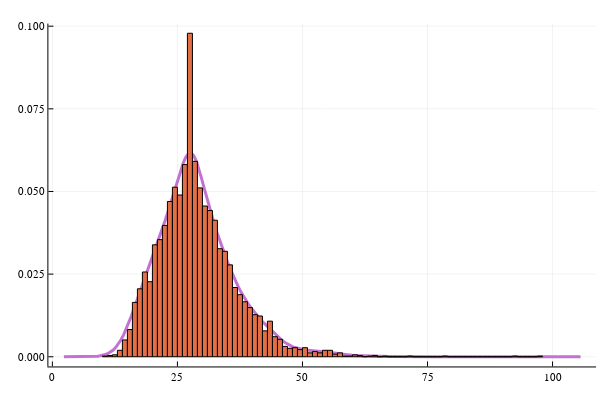

Notebook source saved alongside this figure:
### Code cell
density(new_data.bmi,bandwidth = 2,lw=3,c=4) 
plot!(legend =false)
histogram!(new_data.bmi,label =false,normalize=true)
# It make a line plot of a kernel density estimate of x,

### Figure 1 — Plotly figure (JSON) as saved in the notebook; plotly's stock layout.template omitted (floating-point values rounded to 4 significant figures; data arrays with more than 128 entries replaced by an {"elided": "..."} marker saying what was removed)
{"data": [{"colorbar": {"len": 0.9525, "title": "", "x": 0.9934, "y": 0.5139}, "legendgroup": "y1", "line": {"color": "rgba(195, 113, 210, 1.000)", "dash": "solid", "shape": "linear", "width": 3}, "mode": "lines", "name": "y1", "showlegend": true, "type": "scatter", "x": {"elided": "200 float values"}, "xaxis": "x", "y": {"elided": "200 float values"}, "yaxis": "y", "zmax": null, "zmin": null}, {"fill": "tozeroy", "fillcolor": "rgba(227, 111, 71, 1.000)", "legendgroup": "", "line": {"color": "rgba(0, 0, 0, 1.000)", "dash": "solid", "width": 1}, "mode": "lines", "name": "", "showlegend": false, "type": "scatter", "x": [10, 10, 11, 11, 10, 10], "xaxis": "x1", "y": [0.0001957, 0, 0, 0.0001957, 0.0001957, 0.0001957], "yaxis": "y1"}, {"fill": "tozeroy", "fillcolor": "rgba(227, 111, 71, 1.000)", "legendgroup": "", "line": {"color": "rgba(0, 0, 0, 1.000)", "dash": "solid", "width": 1}, "mode": "lines", "name": "", "showlegend": false, "type": "scatter", "x": [11, 11, 12, 12, 11, 11], "xaxis": "x1", "y": [0.0003915, 0, 0, 0.0003915, 0.0003915, 0.0003915], "yaxis": "y1"}, {"fill": "tozeroy", "fillcolor": "rgba(227, 111, 71, 1.000)", "legendgroup": "", "line": {"color": "rgba(0, 0, 0, 1.000)", "dash": "solid", "width": 1}, "mode": "lines", "name": "", "showlegend": false, "type": "scatter", "x": [12, 12, 13, 13, 12, 12], "xaxis": "x1", "y": [0.0005872, 0, 0, 0.0005872, 0.0005872, 0.0005872], "yaxis": "y1"}, {"fill": "tozeroy", "fillcolor": "rgba(227, 111, 71, 1.000)", "legendgroup": "", "line": {"color": "rgba(0, 0, 0, 1.000)", "dash": "solid", "width": 1}, "mode": "lines", "name": "", "showlegend": false, "type": "scatter", "x": [13, 13, 14, 14, 13, 13], "xaxis": "x1", "y": [0.001957, 0, 0, 0.001957, 0.001957, 0.001957], "yaxis": "y1"}, {"fill": "tozeroy", "fillcolor": "rgba(227, 111, 71, 1.000)", "legendgroup": "", "line": {"color": "rgba(0, 0, 0, 1.000)", "dash": "solid", "width": 1}, "mode": "lines", "name": "", "showlegend": false, "type": "scatter", "x": [14, 14, 15, 15, 14, 14], "xaxis": "x1", "y": [0.005089, 0, 0, 0.005089, 0.005089, 0.005089], "yaxis": "y1"}, {"fill": "tozeroy", "fillcolor": "rgba(227, 111, 71, 1.000)", "legendgroup": "", "line": {"color": "rgba(0, 0, 0, 1.000)", "dash": "solid", "width": 1}, "mode": "lines", "name": "", "showlegend": false, "type": "scatter", "x": [15, 15, 16, 16, 15, 15], "xaxis": "x1", "y": [0.008221, 0, 0, 0.008221, 0.008221, 0.008221], "yaxis": "y1"}, {"fill": "tozeroy", "fillcolor": "rgba(227, 111, 71, 1.000)", "legendgroup": "", "line": {"color": "rgba(0, 0, 0, 1.000)", "dash": "solid", "width": 1}, "mode": "lines", "name": "", "showlegend": false, "type": "scatter", "x": [16, 16, 17, 17, 16, 16], "xaxis": "x1", "y": [0.01644, 0, 0, 0.01644, 0.01644, 0.01644], "yaxis": "y1"}, {"fill": "tozeroy", "fillcolor": "rgba(227, 111, 71, 1.000)", "legendgroup": "", "line": {"color": "rgba(0, 0, 0, 1.000)", "dash": "solid", "width": 1}, "mode": "lines", "name": "", "showlegend": false, "type": "scatter", "x": [17, 17, 18, 18, 17, 17], "xaxis": "x1", "y": [0.02055, 0, 0, 0.02055, 0.02055, 0.02055], "yaxis": "y1"}, {"fill": "tozeroy", "fillcolor": "rgba(227, 111, 71, 1.000)", "legendgroup": "", "line": {"color": "rgba(0, 0, 0, 1.000)", "dash": "solid", "width": 1}, "mode": "lines", "name": "", "showlegend": false, "type": "scatter", "x": [18, 18, 19, 19, 18, 18], "xaxis": "x1", "y": [0.02564, 0, 0, 0.02564, 0.02564, 0.02564], "yaxis": "y1"}, {"fill": "tozeroy", "fillcolor": "rgba(227, 111, 71, 1.000)", "legendgroup": "", "line": {"color": "rgba(0, 0, 0, 1.000)", "dash": "solid", "width": 1}, "mode": "lines", "name": "", "showlegend": false, "type": "scatter", "x": [19, 19, 20, 20, 19, 19], "xaxis": "x1", "y": [0.02271, 0, 0, 0.02271, 0.02271, 0.02271], "yaxis": "y1"}, {"fill": "tozeroy", "fillcolor": "rgba(227, 111, 71, 1.000)", "legendgroup": "", "line": {"color": "rgba(0, 0, 0, 1.000)", "dash": "solid", "width": 1}, "mode": "lines", "name": "", "showlegend": false, "type": "scatter", "x": [20, 20, 21, 21, 20, 20], "xaxis": "x1", "y": [0.03386, 0, 0, 0.03386, 0.03386, 0.03386], "yaxis": "y1"}, {"fill": "tozeroy", "fillcolor": "rgba(227, 111, 71, 1.000)", "legendgroup": "", "line": {"color": "rgba(0, 0, 0, 1.000)", "dash": "solid", "width": 1}, "mode": "lines", "name": "", "showlegend": false, "type": "scatter", "x": [21, 21, 22, 22, 21, 21], "xaxis": "x1", "y": [0.03543, 0, 0, 0.03543, 0.03543, 0.03543], "yaxis": "y1"}, {"fill": "tozeroy", "fillcolor": "rgba(227, 111, 71, 1.000)", "legendgroup": "", "line": {"color": "rgba(0, 0, 0, 1.000)", "dash": "solid", "width": 1}, "mode": "lines", "name": "", "showlegend": false, "type": "scatter", "x": [22, 22, 23, 23, 22, 22], "xaxis": "x1", "y": [0.03973, 0, 0, 0.03973, 0.03973, 0.03973], "yaxis": "y1"}, {"fill": "tozeroy", "fillcolor": "rgba(227, 111, 71, 1.000)", "legendgroup": "", "line": {"color": "rgba(0, 0, 0, 1.000)", "dash": "solid", "width": 1}, "mode": "lines", "name": "", "showlegend": false, "type": "scatter", "x": [23, 23, 24, 24, 23, 23], "xaxis": "x1", "y": [0.04698, 0, 0, 0.04698, 0.04698, 0.04698], "yaxis": "y1"}, {"fill": "tozeroy", "fillcolor": "rgba(227, 111, 71, 1.000)", "legendgroup": "", "line": {"color": "rgba(0, 0, 0, 1.000)", "dash": "solid", "width": 1}, "mode": "lines", "name": "", "showlegend": false, "type": "scatter", "x": [24, 24, 25, 25, 24, 24], "xaxis": "x1", "y": [0.05128, 0, 0, 0.05128, 0.05128, 0.05128], "yaxis": "y1"}, {"fill": "tozeroy", "fillcolor": "rgba(227, 111, 71, 1.000)", "legendgroup": "", "line": {"color": "rgba(0, 0, 0, 1.000)", "dash": "solid", "width": 1}, "mode": "lines", "name": "", "showlegend": false, "type": "scatter", "x": [25, 25, 26, 26, 25, 25], "xaxis": "x1", "y": [0.04893, 0, 0, 0.04893, 0.04893, 0.04893], "yaxis": "y1"}, {"fill": "tozeroy", "fillcolor": "rgba(227, 111, 71, 1.000)", "legendgroup": "", "line": {"color": "rgba(0, 0, 0, 1.000)", "dash": "solid", "width": 1}, "mode": "lines", "name": "", "showlegend": false, "type": "scatter", "x": [26, 26, 27, 27, 26, 26], "xaxis": "x1", "y": [0.05813, 0, 0, 0.05813, 0.05813, 0.05813], "yaxis": "y1"}, {"fill": "tozeroy", "fillcolor": "rgba(227, 111, 71, 1.000)", "legendgroup": "", "line": {"color": "rgba(0, 0, 0, 1.000)", "dash": "solid", "width": 1}, "mode": "lines", "name": "", "showlegend": false, "type": "scatter", "x": [27, 27, 28, 28, 27, 27], "xaxis": "x1", "y": [0.09787, 0, 0, 0.09787, 0.09787, 0.09787], "yaxis": "y1"}, {"fill": "tozeroy", "fillcolor": "rgba(227, 111, 71, 1.000)", "legendgroup": "", "line": {"color": "rgba(0, 0, 0, 1.000)", "dash": "solid", "width": 1}, "mode": "lines", "name": "", "showlegend": false, "type": "scatter", "x": [28, 28, 29, 29, 28, 28], "xaxis": "x1", "y": [0.05911, 0, 0, 0.05911, 0.05911, 0.05911], "yaxis": "y1"}, {"fill": "tozeroy", "fillcolor": "rgba(227, 111, 71, 1.000)", "legendgroup": "", "line": {"color": "rgba(0, 0, 0, 1.000)", "dash": "solid", "width": 1}, "mode": "lines", "name": "", "showlegend": false, "type": "scatter", "x": [29, 29, 30, 30, 29, 29], "xaxis": "x1", "y": [0.05109, 0, 0, 0.05109, 0.05109, 0.05109], "yaxis": "y1"}, {"fill": "tozeroy", "fillcolor": "rgba(227, 111, 71, 1.000)", "legendgroup": "", "line": {"color": "rgba(0, 0, 0, 1.000)", "dash": "solid", "width": 1}, "mode": "lines", "name": "", "showlegend": false, "type": "scatter", "x": [30, 30, 31, 31, 30, 30], "xaxis": "x1", "y": [0.04561, 0, 0, 0.04561, 0.04561, 0.04561], "yaxis": "y1"}, {"fill": "tozeroy", "fillcolor": "rgba(227, 111, 71, 1.000)", "legendgroup": "", "line": {"color": "rgba(0, 0, 0, 1.000)", "dash": "solid", "width": 1}, "mode": "lines", "name": "", "showlegend": false, "type": "scatter", "x": [31, 31, 32, 32, 31, 31], "xaxis": "x1", "y": [0.04424, 0, 0, 0.04424, 0.04424, 0.04424], "yaxis": "y1"}, {"fill": "tozeroy", "fillcolor": "rgba(227, 111, 71, 1.000)", "legendgroup": "", "line": {"color": "rgba(0, 0, 0, 1.000)", "dash": "solid", "width": 1}, "mode": "lines", "name": "", "showlegend": false, "type": "scatter", "x": [32, 32, 33, 33, 32, 32], "xaxis": "x1", "y": [0.0413, 0, 0, 0.0413, 0.0413, 0.0413], "yaxis": "y1"}, {"fill": "tozeroy", "fillcolor": "rgba(227, 111, 71, 1.000)", "legendgroup": "", "line": {"color": "rgba(0, 0, 0, 1.000)", "dash": "solid", "width": 1}, "mode": "lines", "name": "", "showlegend": false, "type": "scatter", "x": [33, 33, 34, 34, 33, 33], "xaxis": "x1", "y": [0.03269, 0, 0, 0.03269, 0.03269, 0.03269], "yaxis": "y1"}, {"fill": "tozeroy", "fillcolor": "rgba(227, 111, 71, 1.000)", "legendgroup": "", "line": {"color": "rgba(0, 0, 0, 1.000)", "dash": "solid", "width": 1}, "mode": "lines", "name": "", "showlegend": false, "type": "scatter", "x": [34, 34, 35, 35, 34, 34], "xaxis": "x1", "y": [0.0319, 0, 0, 0.0319, 0.0319, 0.0319], "yaxis": "y1"}, {"fill": "tozeroy", "fillcolor": "rgba(227, 111, 71, 1.000)", "legendgroup": "", "line": {"color": "rgba(0, 0, 0, 1.000)", "dash": "solid", "width": 1}, "mode": "lines", "name": "", "showlegend": false, "type": "scatter", "x": [35, 35, 36, 36, 35, 35], "xaxis": "x1", "y": [0.02779, 0, 0, 0.02779, 0.02779, 0.02779], "yaxis": "y1"}, {"fill": "tozeroy", "fillcolor": "rgba(227, 111, 71, 1.000)", "legendgroup": "", "line": {"color": "rgba(0, 0, 0, 1.000)", "dash": "solid", "width": 1}, "mode": "lines", "name": "", "showlegend": false, "type": "scatter", "x": [36, 36, 37, 37, 36, 36], "xaxis": "x1", "y": [0.02094, 0, 0, 0.02094, 0.02094, 0.02094], "yaxis": "y1"}, {"fill": "tozeroy", "fillcolor": "rgba(227, 111, 71, 1.000)", "legendgroup": "", "line": {"color": "rgba(0, 0, 0, 1.000)", "dash": "solid", "width": 1}, "mode": "lines", "name": "", "showlegend": false, "type": "scatter", "x": [37, 37, 38, 38, 37, 37], "xaxis": "x1", "y": [0.01879, 0, 0, 0.01879, 0.01879, 0.01879], "yaxis": "y1"}, {"fill": "tozeroy", "fillcolor": "rgba(227, 111, 71, 1.000)", "legendgroup": "", "line": {"color": "rgba(0, 0, 0, 1.000)", "dash": "solid", "width": 1}, "mode": "lines", "name": "", "showlegend": false, "type": "scatter", "x": [38, 38, 39, 39, 38, 38], "xaxis": "x1", "y": [0.01664, 0, 0, 0.01664, 0.01664, 0.01664], "yaxis": "y1"}, {"fill": "tozeroy", "fillcolor": "rgba(227, 111, 71, 1.000)", "legendgroup": "", "line": {"color": "rgba(0, 0, 0, 1.000)", "dash": "solid", "width": 1}, "mode": "lines", "name": "", "showlegend": false, "type": "scatter", "x": [39, 39, 40, 40, 39, 39], "xaxis": "x1", "y": [0.01488, 0, 0, 0.01488, 0.01488, 0.01488], "yaxis": "y1"}, {"fill": "tozeroy", "fillcolor": "rgba(227, 111, 71, 1.000)", "legendgroup": "", "line": {"color": "rgba(0, 0, 0, 1.000)", "dash": "solid", "width": 1}, "mode": "lines", "name": "", "showlegend": false, "type": "scatter", "x": [40, 40, 41, 41, 40, 40], "xaxis": "x1", "y": [0.01272, 0, 0, 0.01272, 0.01272, 0.01272], "yaxis": "y1"}, {"fill": "tozeroy", "fillcolor": "rgba(227, 111, 71, 1.000)", "legendgroup": "", "line": {"color": "rgba(0, 0, 0, 1.000)", "dash": "solid", "width": 1}, "mode": "lines", "name": "", "showlegend": false, "type": "scatter", "x": [41, 41, 42, 42, 41, 41], "xaxis": "x1", "y": [0.01233, 0, 0, 0.01233, 0.01233, 0.01233], "yaxis": "y1"}, {"fill": "tozeroy", "fillcolor": "rgba(227, 111, 71, 1.000)", "legendgroup": "", "line": {"color": "rgba(0, 0, 0, 1.000)", "dash": "solid", "width": 1}, "mode": "lines", "name": "", "showlegend": false, "type": "scatter", "x": [42, 42, 43, 43, 42, 42], "xaxis": "x1", "y": [0.007829, 0, 0, 0.007829, 0.007829, 0.007829], "yaxis": "y1"}, {"fill": "tozeroy", "fillcolor": "rgba(227, 111, 71, 1.000)", "legendgroup": "", "line": {"color": "rgba(0, 0, 0, 1.000)", "dash": "solid", "width": 1}, "mode": "lines", "name": "", "showlegend": false, "type": "scatter", "x": [43, 43, 44, 44, 43, 43], "xaxis": "x1", "y": [0.01077, 0, 0, 0.01077, 0.01077, 0.01077], "yaxis": "y1"}, {"fill": "tozeroy", "fillcolor": "rgba(227, 111, 71, 1.000)", "legendgroup": "", "line": {"color": "rgba(0, 0, 0, 1.000)", "dash": "solid", "width": 1}, "mode": "lines", "name": "", "showlegend": false, "type": "scatter", "x": [44, 44, 45, 45, 44, 44], "xaxis": "x1", "y": [0.006068, 0, 0, 0.006068, 0.006068, 0.006068], "yaxis": "y1"}, {"fill": "tozeroy", "fillcolor": "rgba(227, 111, 71, 1.000)", "legendgroup": "", "line": {"color": "rgba(0, 0, 0, 1.000)", "dash": "solid", "width": 1}, "mode": "lines", "name": "", "showlegend": false, "type": "scatter", "x": [45, 45, 46, 46, 45, 45], "xaxis": "x1", "y": [0.005285, 0, 0, 0.005285, 0.005285, 0.005285], "yaxis": "y1"}, {"fill": "tozeroy", "fillcolor": "rgba(227, 111, 71, 1.000)", "legendgroup": "", "line": {"color": "rgba(0, 0, 0, 1.000)", "dash": "solid", "width": 1}, "mode": "lines", "name": "", "showlegend": false, "type": "scatter", "x": [46, 46, 47, 47, 46, 46], "xaxis": "x1", "y": [0.003132, 0, 0, 0.003132, 0.003132, 0.003132], "yaxis": "y1"}, {"fill": "tozeroy", "fillcolor": "rgba(227, 111, 71, 1.000)", "legendgroup": "", "line": {"color": "rgba(0, 0, 0, 1.000)", "dash": "solid", "width": 1}, "mode": "lines", "name": "", "showlegend": false, "type": "scatter", "x": [47, 47, 48, 48, 47, 47], "xaxis": "x1", "y": [0.002545, 0, 0, 0.002545, 0.002545, 0.002545], "yaxis": "y1"}, {"fill": "tozeroy", "fillcolor": "rgba(227, 111, 71, 1.000)", "legendgroup": "", "line": {"color": "rgba(0, 0, 0, 1.000)", "dash": "solid", "width": 1}, "mode": "lines", "name": "", "showlegend": false, "type": "scatter", "x": [48, 48, 49, 49, 48, 48], "xaxis": "x1", "y": [0.00274, 0, 0, 0.00274, 0.00274, 0.00274], "yaxis": "y1"}, {"fill": "tozeroy", "fillcolor": "rgba(227, 111, 71, 1.000)", "legendgroup": "", "line": {"color": "rgba(0, 0, 0, 1.000)", "dash": "solid", "width": 1}, "mode": "lines", "name": "", "showlegend": false, "type": "scatter", "x": [49, 49, 50, 50, 49, 49], "xaxis": "x1", "y": [0.002153, 0, 0, 0.002153, 0.002153, 0.002153], "yaxis": "y1"}, {"fill": "tozeroy", "fillcolor": "rgba(227, 111, 71, 1.000)", "legendgroup": "", "line": {"color": "rgba(0, 0, 0, 1.000)", "dash": "solid", "width": 1}, "mode": "lines", "name": "", "showlegend": false, "type": "scatter", "x": [50, 50, 51, 51, 50, 50], "xaxis": "x1", "y": [0.00274, 0, 0, 0.00274, 0.00274, 0.00274], "yaxis": "y1"}, {"fill": "tozeroy", "fillcolor": "rgba(227, 111, 71, 1.000)", "legendgroup": "", "line": {"color": "rgba(0, 0, 0, 1.000)", "dash": "solid", "width": 1}, "mode": "lines", "name": "", "showlegend": false, "type": "scatter", "x": [51, 51, 52, 52, 51, 51], "xaxis": "x1", "y": [0.001174, 0, 0, 0.001174, 0.001174, 0.001174], "yaxis": "y1"}, {"fill": "tozeroy", "fillcolor": "rgba(227, 111, 71, 1.000)", "legendgroup": "", "line": {"color": "rgba(0, 0, 0, 1.000)", "dash": "solid", "width": 1}, "mode": "lines", "name": "", "showlegend": false, "type": "scatter", "x": [52, 52, 53, 53, 52, 52], "xaxis": "x1", "y": [0.001566, 0, 0, 0.001566, 0.001566, 0.001566], "yaxis": "y1"}, {"fill": "tozeroy", "fillcolor": "rgba(227, 111, 71, 1.000)", "legendgroup": "", "line": {"color": "rgba(0, 0, 0, 1.000)", "dash": "solid", "width": 1}, "mode": "lines", "name": "", "showlegend": false, "type": "scatter", "x": [53, 53, 54, 54, 53, 53], "xaxis": "x1", "y": [0.001174, 0, 0, 0.001174, 0.001174, 0.001174], "yaxis": "y1"}, {"fill": "tozeroy", "fillcolor": "rgba(227, 111, 71, 1.000)", "legendgroup": "", "line": {"color": "rgba(0, 0, 0, 1.000)", "dash": "solid", "width": 1}, "mode": "lines", "name": "", "showlegend": false, "type": "scatter", "x": [54, 54, 55, 55, 54, 54], "xaxis": "x1", "y": [0.001957, 0, 0, 0.001957, 0.001957, 0.001957], "yaxis": "y1"}, {"fill": "tozeroy", "fillcolor": "rgba(227, 111, 71, 1.000)", "legendgroup": "", "line": {"color": "rgba(0, 0, 0, 1.000)", "dash": "solid", "width": 1}, "mode": "lines", "name": "", "showlegend": false, "type": "scatter", "x": [55, 55, 56, 56, 55, 55], "xaxis": "x1", "y": [0.001957, 0, 0, 0.001957, 0.001957, 0.001957], "yaxis": "y1"}, {"fill": "tozeroy", "fillcolor": "rgba(227, 111, 71, 1.000)", "legendgroup": "", "line": {"color": "rgba(0, 0, 0, 1.000)", "dash": "solid", "width": 1}, "mode": "lines", "name": "", "showlegend": false, "type": "scatter", "x": [56, 56, 57, 57, 56, 56], "xaxis": "x1", "y": [0.0007829, 0, 0, 0.0007829, 0.0007829, 0.0007829], "yaxis": "y1"}, {"fill": "tozeroy", "fillcolor": "rgba(227, 111, 71, 1.000)", "legendgroup": "", "line": {"color": "rgba(0, 0, 0, 1.000)", "dash": "solid", "width": 1}, "mode": "lines", "name": "", "showlegend": false, "type": "scatter", "x": [57, 57, 58, 58, 57, 57], "xaxis": "x1", "y": [0.001174, 0, 0, 0.001174, 0.001174, 0.001174], "yaxis": "y1"}, {"fill": "tozeroy", "fillcolor": "rgba(227, 111, 71, 1.000)", "legendgroup": "", "line": {"color": "rgba(0, 0, 0, 1.000)", "dash": "solid", "width": 1}, "mode": "lines", "name": "", "showlegend": false, "type": "scatter", "x": [58, 58, 59, 59, 58, 58], "xaxis": "x1", "y": [0.0001957, 0, 0, 0.0001957, 0.0001957, 0.0001957], "yaxis": "y1"}, {"fill": "tozeroy", "fillcolor": "rgba(227, 111, 71, 1.000)", "legendgroup": "", "line": {"color": "rgba(0, 0, 0, 1.000)", "dash": "solid", "width": 1}, "mode": "lines", "name": "", "showlegend": false, "type": "scatter", "x": [59, 59, 60, 60, 59, 59], "xaxis": "x1", "y": [0.0001957, 0, 0, 0.0001957, 0.0001957, 0.0001957], "yaxis": "y1"}, {"fill": "tozeroy", "fillcolor": "rgba(227, 111, 71, 1.000)", "legendgroup": "", "line": {"color": "rgba(0, 0, 0, 1.000)", "dash": "solid", "width": 1}, "mode": "lines", "name": "", "showlegend": false, "type": "scatter", "x": [60, 60, 61, 61, 60, 60], "xaxis": "x1", "y": [0.0005872, 0, 0, 0.0005872, 0.0005872, 0.0005872], "yaxis": "y1"}, {"fill": "tozeroy", "fillcolor": "rgba(227, 111, 71, 1.000)", "legendgroup": "", "line": {"color": "rgba(0, 0, 0, 1.000)", "dash": "solid", "width": 1}, "mode": "lines", "name": "", "showlegend": false, "type": "scatter", "x": [61, 61, 62, 62, 61, 61], "xaxis": "x1", "y": [0.0003915, 0, 0, 0.0003915, 0.0003915, 0.0003915], "yaxis": "y1"}, {"fill": "tozeroy", "fillcolor": "rgba(227, 111, 71, 1.000)", "legendgroup": "", "line": {"color": "rgba(0, 0, 0, 1.000)", "dash": "solid", "width": 1}, "mode": "lines", "name": "", "showlegend": false, "type": "scatter", "x": [62, 62, 63, 63, 62, 62], "xaxis": "x1", "y": [0, 0, 0, 0, 0, 0], "yaxis": "y1"}, {"fill": "tozeroy", "fillcolor": "rgba(227, 111, 71, 1.000)", "legendgroup": "", "line": {"color": "rgba(0, 0, 0, 1.000)", "dash": "solid", "width": 1}, "mode": "lines", "name": "", "showlegend": false, "type": "scatter", "x": [63, 63, 64, 64, 63, 63], "xaxis": "x1", "y": [0.0001957, 0, 0, 0.0001957, 0.0001957, 0.0001957], "yaxis": "y1"}, {"fill": "tozeroy", "fillcolor": "rgba(227, 111, 71, 1.000)", "legendgroup": "", "line": {"color": "rgba(0, 0, 0, 1.000)", "dash": "solid", "width": 1}, "mode": "lines", "name": "", "showlegend": false, "type": "scatter", "x": [64, 64, 65, 65, 64, 64], "xaxis": "x1", "y": [0.0003915, 0, 0, 0.0003915, 0.0003915, 0.0003915], "yaxis": "y1"}, {"fill": "tozeroy", "fillcolor": "rgba(227, 111, 71, 1.000)", "legendgroup": "", "line": {"color": "rgba(0, 0, 0, 1.000)", "dash": "solid", "width": 1}, "mode": "lines", "name": "", "showlegend": false, "type": "scatter", "x": [65, 65, 66, 66, 65, 65], "xaxis": "x1", "y": [0, 0, 0, 0, 0, 0], "yaxis": "y1"}, {"fill": "tozeroy", "fillcolor": "rgba(227, 111, 71, 1.000)", "legendgroup": "", "line": {"color": "rgba(0, 0, 0, 1.000)", "dash": "solid", "width": 1}, "mode": "lines", "name": "", "showlegend": false, "type": "scatter", "x": [66, 66, 67, 67, 66, 66], "xaxis": "x1", "y": [0.0001957, 0, 0, 0.0001957, 0.0001957, 0.0001957], "yaxis": "y1"}, {"fill": "tozeroy", "fillcolor": "rgba(227, 111, 71, 1.000)", "legendgroup": "", "line": {"color": "rgba(0, 0, 0, 1.000)", "dash": "solid", "width": 1}, "mode": "lines", "name": "", "showlegend": false, "type": "scatter", "x": [67, 67, 68, 68, 67, 67], "xaxis": "x1", "y": [0, 0, 0, 0, 0, 0], "yaxis": "y1"}, {"fill": "tozeroy", "fillcolor": "rgba(227, 111, 71, 1.000)", "legendgroup": "", "line": {"color": "rgba(0, 0, 0, 1.000)", "dash": "solid", "width": 1}, "mode": "lines", "name": "", "showlegend": false, "type": "scatter", "x": [68, 68, 69, 69, 68, 68], "xaxis": "x1", "y": [0, 0, 0, 0, 0, 0], "yaxis": "y1"}, {"fill": "tozeroy", "fillcolor": "rgba(227, 111, 71, 1.000)", "legendgroup": "", "line": {"color": "rgba(0, 0, 0, 1.000)", "dash": "solid", "width": 1}, "mode": "lines", "name": "", "showlegend": false, "type": "scatter", "x": [69, 69, 70, 70, 69, 69], "xaxis": "x1", "y": [0, 0, 0, 0, 0, 0], "yaxis": "y1"}, {"fill": "tozeroy", "fillcolor": "rgba(227, 111, 71, 1.000)", "legendgroup": "", "line": {"color": "rgba(0, 0, 0, 1.000)", "dash": "solid", "width": 1}, "mode": "lines", "name": "", "showlegend": false, "type": "scatter", "x": [70, 70, 71, 71, 70, 70], "xaxis": "x1", "y": [0, 0, 0, 0, 0, 0], "yaxis": "y1"}, {"fill": "tozeroy", "fillcolor": "rgba(227, 111, 71, 1.000)", "legendgroup": "", "line": {"color": "rgba(0, 0, 0, 1.000)", "dash": "solid", "width": 1}, "mode": "lines", "name": "", "showlegend": false, "type": "scatter", "x": [71, 71, 72, 72, 71, 71], "xaxis": "x1", "y": [0.0001957, 0, 0, 0.0001957, 0.0001957, 0.0001957], "yaxis": "y1"}, {"fill": "tozeroy", "fillcolor": "rgba(227, 111, 71, 1.000)", "legendgroup": "", "line": {"color": "rgba(0, 0, 0, 1.000)", "dash": "solid", "width": 1}, "mode": "lines", "name": "", "showlegend": false, "type": "scatter", "x": [72, 72, 73, 73, 72, 72], "xaxis": "x1", "y": [0, 0, 0, 0, 0, 0], "yaxis": "y1"}, {"fill": "tozeroy", "fillcolor": "rgba(227, 111, 71, 1.000)", "legendgroup": "", "line": {"color": "rgba(0, 0, 0, 1.000)", "dash": "solid", "width": 1}, "mode": "lines", "name": "", "showlegend": false, "type": "scatter", "x": [73, 73, 74, 74, 73, 73], "xaxis": "x1", "y": [0, 0, 0, 0, 0, 0], "yaxis": "y1"}, {"fill": "tozeroy", "fillcolor": "rgba(227, 111, 71, 1.000)", "legendgroup": "", "line": {"color": "rgba(0, 0, 0, 1.000)", "dash": "solid", "width": 1}, "mode": "lines", "name": "", "showlegend": false, "type": "scatter", "x": [74, 74, 75, 75, 74, 74], "xaxis": "x1", "y": [0, 0, 0, 0, 0, 0], "yaxis": "y1"}, {"fill": "tozeroy", "fillcolor": "rgba(227, 111, 71, 1.000)", "legendgroup": "", "line": {"color": "rgba(0, 0, 0, 1.000)", "dash": "solid", "width": 1}, "mode": "lines", "name": "", "showlegend": false, "type": "scatter", "x": [75, 75, 76, 76, 75, 75], "xaxis": "x1", "y": [0, 0, 0, 0, 0, 0], "yaxis": "y1"}, {"fill": "tozeroy", "fillcolor": "rgba(227, 111, 71, 1.000)", "legendgroup": "", "line": {"color": "rgba(0, 0, 0, 1.000)", "dash": "solid", "width": 1}, "mode": "lines", "name": "", "showlegend": false, "type": "scatter", "x": [76, 76, 77, 77, 76, 76], "xaxis": "x1", "y": [0, 0, 0, 0, 0, 0], "yaxis": "y1"}, {"fill": "tozeroy", "fillcolor": "rgba(227, 111, 71, 1.000)", "legendgroup": "", "line": {"color": "rgba(0, 0, 0, 1.000)", "dash": "solid", "width": 1}, "mode": "lines", "name": "", "showlegend": false, "type": "scatter", "x": [77, 77, 78, 78, 77, 77], "xaxis": "x1", "y": [0, 0, 0, 0, 0, 0], "yaxis": "y1"}, {"fill": "tozeroy", "fillcolor": "rgba(227, 111, 71, 1.000)", "legendgroup": "", "line": {"color": "rgba(0, 0, 0, 1.000)", "dash": "solid", "width": 1}, "mode": "lines", "name": "", "showlegend": false, "type": "scatter", "x": [78, 78, 79, 79, 78, 78], "xaxis": "x1", "y": [0.0001957, 0, 0, 0.0001957, 0.0001957, 0.0001957], "yaxis": "y1"}, {"fill": "tozeroy", "fillcolor": "rgba(227, 111, 71, 1.000)", "legendgroup": "", "line": {"color": "rgba(0, 0, 0, 1.000)", "dash": "solid", "width": 1}, "mode": "lines", "name": "", "showlegend": false, "type": "scatter", "x": [79, 79, 80, 80, 79, 79], "xaxis": "x1", "y": [0, 0, 0, 0, 0, 0], "yaxis": "y1"}, {"fill": "tozeroy", "fillcolor": "rgba(227, 111, 71, 1.000)", "legendgroup": "", "line": {"color": "rgba(0, 0, 0, 1.000)", "dash": "solid", "width": 1}, "mode": "lines", "name": "", "showlegend": false, "type": "scatter", "x": [80, 80, 81, 81, 80, 80], "xaxis": "x1", "y": [0, 0, 0, 0, 0, 0], "yaxis": "y1"}, {"fill": "tozeroy", "fillcolor": "rgba(227, 111, 71, 1.000)", "legendgroup": "", "line": {"color": "rgba(0, 0, 0, 1.000)", "dash": "solid", "width": 1}, "mode": "lines", "name": "", "showlegend": false, "type": "scatter", "x": [81, 81, 82, 82, 81, 81], "xaxis": "x1", "y": [0, 0, 0, 0, 0, 0], "yaxis": "y1"}, {"fill": "tozeroy", "fillcolor": "rgba(227, 111, 71, 1.000)", "legendgroup": "", "line": {"color": "rgba(0, 0, 0, 1.000)", "dash": "solid", "width": 1}, "mode": "lines", "name": "", "showlegend": false, "type": "scatter", "x": [82, 82, 83, 83, 82, 82], "xaxis": "x1", "y": [0, 0, 0, 0, 0, 0], "yaxis": "y1"}, {"fill": "tozeroy", "fillcolor": "rgba(227, 111, 71, 1.000)", "legendgroup": "", "line": {"color": "rgba(0, 0, 0, 1.000)", "dash": "solid", "width": 1}, "mode": "lines", "name": "", "showlegend": false, "type": "scatter", "x": [83, 83, 84, 84, 83, 83], "xaxis": "x1", "y": [0, 0, 0, 0, 0, 0], "yaxis": "y1"}, {"fill": "tozeroy", "fillcolor": "rgba(227, 111, 71, 1.000)", "legendgroup": "", "line": {"color": "rgba(0, 0, 0, 1.000)", "dash": "solid", "width": 1}, "mode": "lines", "name": "", "showlegend": false, "type": "scatter", "x": [84, 84, 85, 85, 84, 84], "xaxis": "x1", "y": [0, 0, 0, 0, 0, 0], "yaxis": "y1"}, {"fill": "tozeroy", "fillcolor": "rgba(227, 111, 71, 1.000)", "legendgroup": "", "line": {"color": "rgba(0, 0, 0, 1.000)", "dash": "solid", "width": 1}, "mode": "lines", "name": "", "showlegend": false, "type": "scatter", "x": [85, 85, 86, 86, 85, 85], "xaxis": "x1", "y": [0, 0, 0, 0, 0, 0], "yaxis": "y1"}, {"fill": "tozeroy", "fillcolor": "rgba(227, 111, 71, 1.000)", "legendgroup": "", "line": {"color": "rgba(0, 0, 0, 1.000)", "dash": "solid", "width": 1}, "mode": "lines", "name": "", "showlegend": false, "type": "scatter", "x": [86, 86, 87, 87, 86, 86], "xaxis": "x1", "y": [0, 0, 0, 0, 0, 0], "yaxis": "y1"}, {"fill": "tozeroy", "fillcolor": "rgba(227, 111, 71, 1.000)", "legendgroup": "", "line": {"color": "rgba(0, 0, 0, 1.000)", "dash": "solid", "width": 1}, "mode": "lines", "name": "", "showlegend": false, "type": "scatter", "x": [87, 87, 88, 88, 87, 87], "xaxis": "x1", "y": [0, 0, 0, 0, 0, 0], "yaxis": "y1"}, {"fill": "tozeroy", "fillcolor": "rgba(227, 111, 71, 1.000)", "legendgroup": "", "line": {"color": "rgba(0, 0, 0, 1.000)", "dash": "solid", "width": 1}, "mode": "lines", "name": "", "showlegend": false, "type": "scatter", "x": [88, 88, 89, 89, 88, 88], "xaxis": "x1", "y": [0, 0, 0, 0, 0, 0], "yaxis": "y1"}, {"fill": "tozeroy", "fillcolor": "rgba(227, 111, 71, 1.000)", "legendgroup": "", "line": {"color": "rgba(0, 0, 0, 1.000)", "dash": "solid", "width": 1}, "mode": "lines", "name": "", "showlegend": false, "type": "scatter", "x": [89, 89, 90, 90, 89, 89], "xaxis": "x1", "y": [0, 0, 0, 0, 0, 0], "yaxis": "y1"}, {"fill": "tozeroy", "fillcolor": "rgba(227, 111, 71, 1.000)", "legendgroup": "", "line": {"color": "rgba(0, 0, 0, 1.000)", "dash": "solid", "width": 1}, "mode": "lines", "name": "", "showlegend": false, "type": "scatter", "x": [90, 90, 91, 91, 90, 90], "xaxis": "x1", "y": [0, 0, 0, 0, 0, 0], "yaxis": "y1"}, {"fill": "tozeroy", "fillcolor": "rgba(227, 111, 71, 1.000)", "legendgroup": "", "line": {"color": "rgba(0, 0, 0, 1.000)", "dash": "solid", "width": 1}, "mode": "lines", "name": "", "showlegend": false, "type": "scatter", "x": [91, 91, 92, 92, 91, 91], "xaxis": "x1", "y": [0, 0, 0, 0, 0, 0], "yaxis": "y1"}, {"fill": "tozeroy", "fillcolor": "rgba(227, 111, 71, 1.000)", "legendgroup": "", "line": {"color": "rgba(0, 0, 0, 1.000)", "dash": "solid", "width": 1}, "mode": "lines", "name": "", "showlegend": false, "type": "scatter", "x": [92, 92, 93, 93, 92, 92], "xaxis": "x1", "y": [0.0001957, 0, 0, 0.0001957, 0.0001957, 0.0001957], "yaxis": "y1"}, {"fill": "tozeroy", "fillcolor": "rgba(227, 111, 71, 1.000)", "legendgroup": "", "line": {"color": "rgba(0, 0, 0, 1.000)", "dash": "solid", "width": 1}, "mode": "lines", "name": "", "showlegend": false, "type": "scatter", "x": [93, 93, 94, 94, 93, 93], "xaxis": "x1", "y": [0, 0, 0, 0, 0, 0], "yaxis": "y1"}, {"fill": "tozeroy", "fillcolor": "rgba(227, 111, 71, 1.000)", "legendgroup": "", "line": {"color": "rgba(0, 0, 0, 1.000)", "dash": "solid", "width": 1}, "mode": "lines", "name": "", "showlegend": false, "type": "scatter", "x": [94, 94, 95, 95, 94, 94], "xaxis": "x1", "y": [0, 0, 0, 0, 0, 0], "yaxis": "y1"}, {"fill": "tozeroy", "fillcolor": "rgba(227, 111, 71, 1.000)", "legendgroup": "", "line": {"color": "rgba(0, 0, 0, 1.000)", "dash": "solid", "width": 1}, "mode": "lines", "name": "", "showlegend": false, "type": "scatter", "x": [95, 95, 96, 96, 95, 95], "xaxis": "x1", "y": [0, 0, 0, 0, 0, 0], "yaxis": "y1"}, {"fill": "tozeroy", "fillcolor": "rgba(227, 111, 71, 1.000)", "legendgroup": "", "line": {"color": "rgba(0, 0, 0, 1.000)", "dash": "solid", "width": 1}, "mode": "lines", "name": "", "showlegend": false, "type": "scatter", "x": [96, 96, 97, 97, 96, 96], "xaxis": "x1", "y": [0, 0, 0, 0, 0, 0], "yaxis": "y1"}, {"fill": "tozeroy", "fillcolor": "rgba(227, 111, 71, 1.000)", "legendgroup": "", "line": {"color": "rgba(0, 0, 0, 1.000)", "dash": "solid", "width": 1}, "mode": "lines", "name": "", "showlegend": false, "type": "scatter", "x": [97, 97, 98, 98, 97, 97], "xaxis": "x1", "y": [0.0001957, 0, 0, 0.0001957, 0.0001957, 0.0001957], "yaxis": "y1"}, {"colorbar": {"len": 0.9525, "title": "", "x": 0.9934, "y": 0.5139}, "legendgroup": "", "marker": {"color": "rgba(227, 111, 71, 0.000)", "line": {"color": "rgba(0, 0, 0, 0.000)", "width": 1}, "size": 0, "symbol": "circle"}, "mode": "markers", "name": "", "showlegend": false, "type": "scatter", "x": [10.5, 11.5, 12.5, 13.5, 14.5, 15.5, 16.5, 17.5, 18.5, 19.5, 20.5, 21.5, 22.5, 23.5, 24.5, 25.5, 26.5, 27.5, 28.5, 29.5, 30.5, 31.5, 32.5, 33.5, 34.5, 35.5, 36.5, 37.5, 38.5, 39.5, 40.5, 41.5, 42.5, 43.5, 44.5, 45.5, 46.5, 47.5, 48.5, 49.5, 50.5, 51.5, 52.5, 53.5, 54.5, 55.5, 56.5, 57.5, 58.5, 59.5, 60.5, 61.5, 62.5, 63.5, 64.5, 65.5, 66.5, 67.5, 68.5, 69.5, 70.5, 71.5, 72.5, 73.5, 74.5, 75.5, 76.5, 77.5, 78.5, 79.5, 80.5, 81.5, 82.5, 83.5, 84.5, 85.5, 86.5, 87.5, 88.5, 89.5, 90.5, 91.5, 92.5, 93.5, 94.5, 95.5, 96.5, 97.5], "xaxis": "x", "y": [0.0001957, 0.0003915, 0.0005872, 0.001957, 0.005089, 0.008221, 0.01644, 0.02055, 0.02564, 0.02271, 0.03386, 0.03543, 0.03973, 0.04698, 0.05128, 0.04893, 0.05813, 0.09787, 0.05911, 0.05109, 0.04561, 0.04424, 0.0413, 0.03269, 0.0319, 0.02779, 0.02094, 0.01879, 0.01664, 0.01488, 0.01272, 0.01233, 0.007829, 0.01077, 0.006068, 0.005285, 0.003132, 0.002545, 0.00274, 0.002153, 0.00274, 0.001174, 0.001566, 0.001174, 0.001957, 0.001957, 0.0007829, 0.001174, 0.0001957, 0.0001957, 0.0005872, 0.0003915, 0, 0.0001957, 0.0003915, 0, 0.0001957, 0, 0, 0, 0, 0.0001957, 0, 0, 0, 0, 0, 0, 0.0001957, 0, 0, 0, 0, 0, 0, 0, 0, 0, 0, 0, 0, 0, 0.0001957, 0, 0, 0, 0, 0.0001957], "yaxis": "y", "zmax": null, "zmin": null}], "layout": {"annotations": [], "height": 400, "margin": {"b": 20, "l": 0, "r": 0, "t": 20}, "paper_bgcolor": "rgba(255, 255, 255, 1.000)", "plot_bgcolor": "rgba(255, 255, 255, 1.000)", "showlegend": false, "width": 600, "xaxis": {"anchor": "y", "domain": [0.08064, 0.9934], "gridcolor": "rgba(0, 0, 0, 0.100)", "gridwidth": 0.5, "linecolor": "rgba(0, 0, 0, 1.000)", "mirror": false, "range": [-0.799, 108.7], "showgrid": true, "showline": true, "showticklabels": true, "tickangle": 0, "tickcolor": "rgb(0, 0, 0)", "tickfont": {"color": "rgba(0, 0, 0, 1.000)", "family": "sans-serif", "size": 11}, "tickmode": "array", "ticks": "inside", "ticktext": ["0", "25", "50", "75", "100"], "tickvals": [0, 25, 50, 75, 100], "title": "", "titlefont": {"color": "rgba(0, 0, 0, 1.000)", "family": "sans-serif", "size": 15}, "type": "-", "visible": true, "zeroline": false, "zerolinecolor": "rgba(0, 0, 0, 1.000)"}, "yaxis": {"anchor": "x", "domain": [0.03762, 0.9902], "gridcolor": "rgba(0, 0, 0, 0.100)", "gridwidth": 0.5, "linecolor": "rgba(0, 0, 0, 1.000)", "mirror": false, "range": [-0.002936, 0.1008], "showgrid": true, "showline": true, "showticklabels": true, "tickangle": 0, "tickcolor": "rgb(0, 0, 0)", "tickfont": {"color": "rgba(0, 0, 0, 1.000)", "family": "sans-serif", "size": 11}, "tickmode": "array", "ticks": "inside", "ticktext": ["0.000", "0.025", "0.050", "0.075", "0.100"], "tickvals": [0, 0.025, 0.05, 0.075, 0.1], "title": "", "titlefont": {"color": "rgba(0, 0, 0, 1.000)", "family": "sans-serif", "size": 15}, "type": "-", "visible": true, "zeroline": false, "zerolinecolor": "rgba(0, 0, 0, 1.000)"}}}
